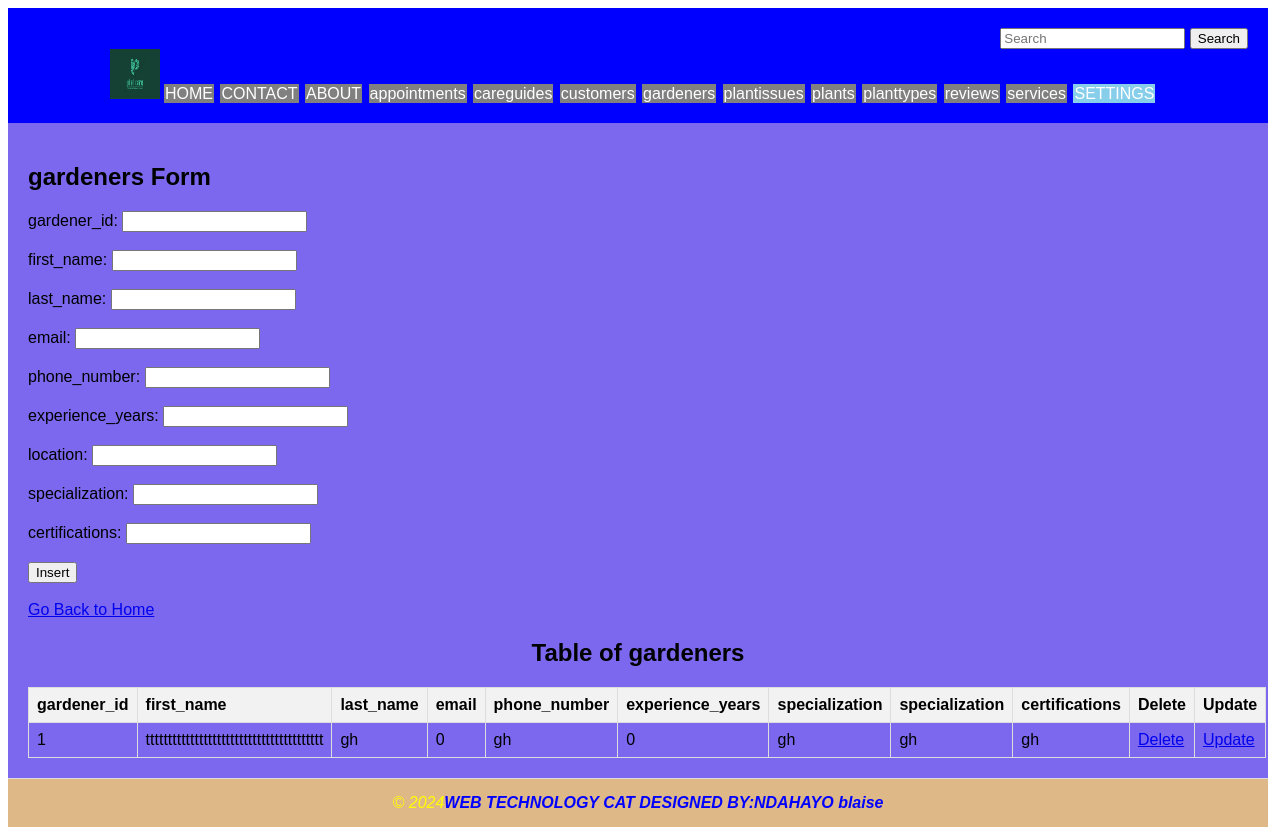
Page /gardeners.php on the committed database.
### tables this page shows
CREATE TABLE `gardeners` (
  `gardener_id` int(11) NOT NULL,
  `first_name` varchar(50) DEFAULT NULL,
  `last_name` varchar(50) DEFAULT NULL,
  `email` varchar(100) DEFAULT NULL,
  `phone_number` varchar(20) DEFAULT NULL,
  `experience_years` int(11) DEFAULT NULL,
  `location` varchar(100) DEFAULT NULL,
  `specialization` varchar(100) DEFAULT NULL,
  `certifications` text DEFAULT NULL
);

### gardeners.php (the view, shortened to what this page needs)
<!DOCTYPE html>
<html lang="en">
<head>
</head>
<body>
<header>
    <form class="search-form" role="search" action="search.php">
        <input class="form-control me-2" type="search" placeholder="Search" aria-label="Search" name="query">
        <button class="btn btn-outline-success" type="submit">Search</button>
    </form>
    <ul>
     <img src="logo.JPEG" alt="Logo" height="50" width="50">
        <li style="display: inline; margin-right: 1px;"><a href="./HOME.html" style="padding: 1px; color: white; background-color: grey; text-decoration: none; margin-right: 1px;">HOME</a></li>
        <li style="display: inline; margin-right: 1px;"><a href="./CONTACT.html" style="padding: 1px; color: white; background-color: grey; text-decoration: none; margin-right: 1px;">CONTACT</a></li>
        <li style="display: inline; margin-right: 1px;"><a href="./ABOUT.html" style="padding: 1px; color: white; background-color: grey; text-decoration: none; margin-right: 1px;">ABOUT</a></li>
        <li style="display: inline; margin-right: 1px;"><a href="./appointments.php" style="padding: 1px; color: white; background-color: grey; text-decoration: none; margin-right: 1px;">appointments</a></li>
        <li style="display: inline; margin-right: 1px;"><a href="./careguides.php" style="padding: 1px; color: white; background-color: grey; text-decoration: none; margin-right: 1px;">careguides</a></li>
        <li style="display: inline; margin-right: 1px;"><a href="./customers.php" style="padding: 1px; color: white; background-color: grey; text-decoration: none; margin-right: 1px;">customers</a></li>
        <li style="display: inline; margin-right: 1px;"><a href="./gardeners.php" style="padding: 1px; color: white; background-color: grey; text-decoration: none; margin-right: 1px;">gardeners</a></li>
        <li style="display: inline; margin-right: 1px;"><a href="./plantissues.php" style="padding: 1px; color: white; background-color: grey; text-decoration: none; margin-right: 1px;">plantissues</a></li>
         <li style="display: inline; margin-right: 1px;"><a href="./plants.php" style="padding: 1px; color: white; background-color: grey; text-decoration: none; margin-right: 1px;">plants</a></li>
        <li style="display: inline; margin-right: 1px;"><a href="./planttypes.php" style="padding: 1px; color: white; background-color: grey; text-decoration: none; margin-right: 1px;">planttypes</a></li>
         <li style="display: inline; margin-right: 1px;"><a href="./reviews.php" style="padding: 1px; color: white; background-color: grey; text-decoration: none; margin-right: 1px;">reviews</a></li>
         <li style="display: inline; margin-right: 1px;"><a href="./services.php" style="padding: 1px; color: white; background-color: grey; text-decoration: none; margin-right: 1px;">services</a></li>
        <li class="dropdown">
            <a href="#">SETTINGS</a>
        </li>
    </ul>
</header>
<section>
    <h1>gardeners Form</h1>
    <form method="post" action="gardeners.php">
        <label for="gardener_id">gardener_id:</label>
        <input type="number" id="gardener_id" name="gardener_id" required><br><br>
        <label for="first_name">first_name:</label>
        <input type="text" id="first_name" name="first_name" required><br><br>
        <label for="last_name">last_name:</label>
        <input type="text" id="last_name" name="last_name" required><br><br>
         <label for="email">email:</label>
        <input type="text" id="email" name="email" required><br><br>
        <label for="phone_number">phone_number:</label>
        <input type="number" id="phone_number" name="phone_number" required><br><br>
         <label for="experience_years">experience_years:</label>
        <input type="text" id="experience_years" name="experience_years" required><br><br>
         <label for="location">location:</label>
        <input type="text" id="location" name="location" required><br><br>
         <label for="specialization">specialization:</label>
        <input type="text" id="specialization" name="specialization" required><br><br>
         <label for="certifications">certifications:</label>
        <input type="text" id="certifications" name="certifications" required><br><br>
        <input type="submit" name="insert" value="Insert"><br><br>
    </form>
    <a href="./home.html">Go Back to Home</a>
    <?php
    include('database_connection.php');
    $sql = "SELECT * FROM gardeners";
    $result = $connection->query($sql);
    ?>
    <center><h2>Table of gardeners</h2></center>
    <table>
        <tr>
            <th>gardener_id</th>
            <th>first_name</th>
            <th>last_name</th>
            <th>email</th>
             <th>phone_number</th>
            <th>experience_years</th>
            <th>specialization</th>
            <th>specialization</th>
            <th>certifications</th>
            <th>Delete</th>
            <th>Update</th>
        </tr>
        <?php
        if ($result->num_rows > 0) {
            while ($row = $result->fetch_assoc()) {
                echo "<tr>
                    <td>{$row["gardener_id"]}</td>
                    <td>{$row["first_name"]}</td>
                     <td>{$row["last_name"]}</td>
                    <td>{$row["email"]}</td>
                     <td>{$row["phone_number"]}</td>
                      <td>{$row["experience_years"]}</td>
                    <td>{$row["specialization"]}</td>
                     <td>{$row["specialization"]}</td>
                    <td>{$row["certifications"]}</td>
                    <td><a href='delete_gardeners.php?gardener_id={$row["gardener_id"]}'>Delete</a></td>
                    <td><a href='update_gardeners.php?gardener_id={$row["gardener_id"]}'>Update</a></td>
                </tr>";
            }
        } else {
            echo "<tr><td colspan='5'>No data found</td></tr>";
        }
        ?>
    </table>
</section>
<footer>
  <marquee><i style="color: yellow;">&copy; 2024</i><i style="color: blue;" ><b>WEB TECHNOLOGY CAT DESIGNED BY:NDAHAYO blaise</b></marquee>
</footer>
</body>
</html>

### gardeners.php (style rules this page uses)
body { background-color: ocean blue; font-family: Arial, sans-serif; }
table { width: 100%; border-collapse: collapse; }
th, td { border: 1px solid #ddd; padding: 8px; text-align: left; }
th { background-color: #f2f2f2; }
header { background-color: blue; padding: 20px; text-align: center; }
section { padding: 20px; border-bottom: 1px solid #ddd; background-color: mediumslateblue; }
footer { text-align: center; padding: 15px; background-color: burlywood; }
.dropdown { position: relative; display: inline-block; margin-right: 10px; }
.search-form { text-align: right; }
ul { list-style-type: none; padding: 0; margin: 0; text-align: center; }
ul li { display: inline; margin-right: 10px; }
ul li a { padding: 1px; color: white; background-color: skyblue; text-decoration: none; margin-right: 1px; }

### rows in the picture
gardeners: gardener_id "1", first_name "tttttttttttttttttttttttttttttttttttttttt", last_name "gh", email "0", phone_number "gh", experience_years "0", specialization "gh", certifications "gh"
